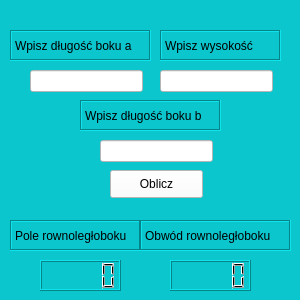
<?xml version="1.0" encoding="UTF-8"?>
<ui version="4.0">
 <class>Rownoleglobok</class>
 <widget class="QWidget" name="Rownoleglobok">
  <property name="geometry">
   <rect>
    <x>0</x>
    <y>0</y>
    <width>300</width>
    <height>300</height>
   </rect>
  </property>
  <property name="minimumSize">
   <size>
    <width>300</width>
    <height>300</height>
   </size>
  </property>
  <property name="maximumSize">
   <size>
    <width>300</width>
    <height>300</height>
   </size>
  </property>
  <property name="windowTitle">
   <string>Form</string>
  </property>
  <property name="styleSheet">
   <string notr="true">background:rgb(11, 198, 205)</string>
  </property>
  <widget class="QLabel" name="label">
   <property name="geometry">
    <rect>
     <x>10</x>
     <y>30</y>
     <width>141</width>
     <height>31</height>
    </rect>
   </property>
   <property name="styleSheet">
    <string notr="true">labelcolor:rgb(204, 204, 204)</string>
   </property>
   <property name="frameShape">
    <enum>QFrame::Box</enum>
   </property>
   <property name="frameShadow">
    <enum>QFrame::Sunken</enum>
   </property>
   <property name="lineWidth">
    <number>1</number>
   </property>
   <property name="midLineWidth">
    <number>0</number>
   </property>
   <property name="text">
    <string>Wpisz długość boku a</string>
   </property>
   <property name="wordWrap">
    <bool>false</bool>
   </property>
   <property name="textInteractionFlags">
    <set>Qt::LinksAccessibleByMouse</set>
   </property>
  </widget>
  <widget class="QPushButton" name="obliczButton">
   <property name="geometry">
    <rect>
     <x>110</x>
     <y>170</y>
     <width>93</width>
     <height>28</height>
    </rect>
   </property>
   <property name="styleSheet">
    <string notr="true">background:rgb(255, 255, 255)</string>
   </property>
   <property name="text">
    <string>Oblicz</string>
   </property>
  </widget>
  <widget class="QLabel" name="label_2">
   <property name="geometry">
    <rect>
     <x>10</x>
     <y>220</y>
     <width>131</width>
     <height>31</height>
    </rect>
   </property>
   <property name="styleSheet">
    <string notr="true">labelcolor:rgb(204, 204, 204)</string>
   </property>
   <property name="frameShape">
    <enum>QFrame::Box</enum>
   </property>
   <property name="frameShadow">
    <enum>QFrame::Sunken</enum>
   </property>
   <property name="lineWidth">
    <number>1</number>
   </property>
   <property name="midLineWidth">
    <number>0</number>
   </property>
   <property name="text">
    <string>Pole rownoległoboku</string>
   </property>
   <property name="wordWrap">
    <bool>false</bool>
   </property>
   <property name="textInteractionFlags">
    <set>Qt::LinksAccessibleByMouse</set>
   </property>
  </widget>
  <widget class="QLabel" name="label_3">
   <property name="geometry">
    <rect>
     <x>140</x>
     <y>220</y>
     <width>151</width>
     <height>31</height>
    </rect>
   </property>
   <property name="styleSheet">
    <string notr="true">labelcolor:rgb(204, 204, 204)</string>
   </property>
   <property name="frameShape">
    <enum>QFrame::Box</enum>
   </property>
   <property name="frameShadow">
    <enum>QFrame::Sunken</enum>
   </property>
   <property name="lineWidth">
    <number>1</number>
   </property>
   <property name="midLineWidth">
    <number>0</number>
   </property>
   <property name="text">
    <string>Obwód rownoległoboku</string>
   </property>
   <property name="wordWrap">
    <bool>false</bool>
   </property>
   <property name="textInteractionFlags">
    <set>Qt::LinksAccessibleByMouse</set>
   </property>
  </widget>
  <widget class="QLCDNumber" name="lcdPole">
   <property name="geometry">
    <rect>
     <x>40</x>
     <y>260</y>
     <width>81</width>
     <height>31</height>
    </rect>
   </property>
  </widget>
  <widget class="QLineEdit" name="lineEdit_wysokosc">
   <property name="geometry">
    <rect>
     <x>160</x>
     <y>70</y>
     <width>113</width>
     <height>22</height>
    </rect>
   </property>
   <property name="styleSheet">
    <string notr="true">background:rgb(255, 255, 255)</string>
   </property>
   <property name="alignment">
    <set>Qt::AlignHCenter|Qt::AlignTop</set>
   </property>
  </widget>
  <widget class="QLabel" name="label_4">
   <property name="geometry">
    <rect>
     <x>160</x>
     <y>30</y>
     <width>121</width>
     <height>31</height>
    </rect>
   </property>
   <property name="styleSheet">
    <string notr="true">labelcolor:rgb(204, 204, 204)</string>
   </property>
   <property name="frameShape">
    <enum>QFrame::Box</enum>
   </property>
   <property name="frameShadow">
    <enum>QFrame::Sunken</enum>
   </property>
   <property name="lineWidth">
    <number>1</number>
   </property>
   <property name="midLineWidth">
    <number>0</number>
   </property>
   <property name="text">
    <string>Wpisz wysokość</string>
   </property>
   <property name="wordWrap">
    <bool>false</bool>
   </property>
   <property name="textInteractionFlags">
    <set>Qt::LinksAccessibleByMouse</set>
   </property>
  </widget>
  <widget class="QLineEdit" name="LineEdit_bok_a">
   <property name="geometry">
    <rect>
     <x>30</x>
     <y>70</y>
     <width>113</width>
     <height>22</height>
    </rect>
   </property>
   <property name="layoutDirection">
    <enum>Qt::LeftToRight</enum>
   </property>
   <property name="styleSheet">
    <string notr="true">background:rgb(255, 255, 255)</string>
   </property>
   <property name="inputMethodHints">
    <set>Qt::ImhNone</set>
   </property>
   <property name="text">
    <string/>
   </property>
   <property name="alignment">
    <set>Qt::AlignHCenter|Qt::AlignTop</set>
   </property>
  </widget>
  <widget class="QLabel" name="label_5">
   <property name="geometry">
    <rect>
     <x>80</x>
     <y>100</y>
     <width>141</width>
     <height>31</height>
    </rect>
   </property>
   <property name="styleSheet">
    <string notr="true">labelcolor:rgb(204, 204, 204)</string>
   </property>
   <property name="frameShape">
    <enum>QFrame::Box</enum>
   </property>
   <property name="frameShadow">
    <enum>QFrame::Sunken</enum>
   </property>
   <property name="lineWidth">
    <number>1</number>
   </property>
   <property name="midLineWidth">
    <number>0</number>
   </property>
   <property name="text">
    <string>Wpisz długość boku b</string>
   </property>
   <property name="wordWrap">
    <bool>false</bool>
   </property>
   <property name="textInteractionFlags">
    <set>Qt::LinksAccessibleByMouse</set>
   </property>
  </widget>
  <widget class="QLineEdit" name="lineEdit_bok_b">
   <property name="geometry">
    <rect>
     <x>100</x>
     <y>140</y>
     <width>113</width>
     <height>22</height>
    </rect>
   </property>
   <property name="layoutDirection">
    <enum>Qt::LeftToRight</enum>
   </property>
   <property name="styleSheet">
    <string notr="true">background:rgb(255, 255, 255)</string>
   </property>
   <property name="inputMethodHints">
    <set>Qt::ImhNone</set>
   </property>
   <property name="text">
    <string/>
   </property>
   <property name="alignment">
    <set>Qt::AlignHCenter|Qt::AlignTop</set>
   </property>
  </widget>
  <widget class="QLCDNumber" name="lcdObwod">
   <property name="geometry">
    <rect>
     <x>170</x>
     <y>260</y>
     <width>81</width>
     <height>31</height>
    </rect>
   </property>
  </widget>
 </widget>
 <resources/>
 <connections/>
</ui>
